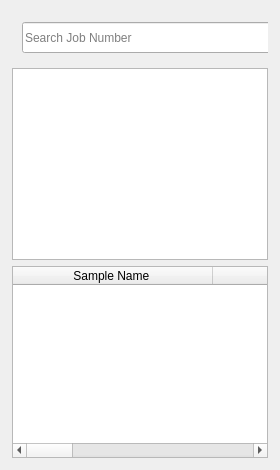
             <widget class="QWidget" name="icpDatabase">
              <layout class="QGridLayout" name="gridLayout_5">
               <property name="leftMargin">
                <number>12</number>
               </property>
               <property name="topMargin">
                <number>12</number>
               </property>
               <property name="rightMargin">
                <number>12</number>
               </property>
               <property name="bottomMargin">
                <number>12</number>
               </property>
               <item row="2" column="0">
                <widget class="QTableWidget" name="icpTable">
                 <attribute name="horizontalHeaderCascadingSectionResizes">
                  <bool>true</bool>
                 </attribute>
                 <attribute name="horizontalHeaderDefaultSectionSize">
                  <number>200</number>
                 </attribute>
                 <attribute name="horizontalHeaderShowSortIndicator" stdset="0">
                  <bool>false</bool>
                 </attribute>
                 <attribute name="horizontalHeaderStretchLastSection">
                  <bool>false</bool>
                 </attribute>
                 <attribute name="verticalHeaderCascadingSectionResizes">
                  <bool>false</bool>
                 </attribute>
                 <attribute name="verticalHeaderShowSortIndicator" stdset="0">
                  <bool>false</bool>
                 </attribute>
                 <attribute name="verticalHeaderStretchLastSection">
                  <bool>false</bool>
                 </attribute>
                 <column>
                  <property name="text">
                   <string>Sample Name </string>
                  </property>
                 </column>
                 <column>
                  <property name="text">
                   <string>Job Number</string>
                  </property>
                 </column>
                 <column>
                  <property name="text">
                   <string>Machine Type</string>
                  </property>
                 </column>
                 <column>
                  <property name="text">
                   <string>File Location </string>
                  </property>
                 </column>
                 <column>
                  <property name="text">
                   <string>Upload Date </string>
                  </property>
                 </column>
                </widget>
               </item>
               <item row="0" column="0">
                <widget class="QWidget" name="icpSearchBar" native="true">
                 <property name="minimumSize">
                  <size>
                   <width>100</width>
                   <height>50</height>
                  </size>
                 </property>
                 <widget class="QLineEdit" name="icpSearchInput">
                  <property name="geometry">
                   <rect>
                    <x>10</x>
                    <y>10</y>
                    <width>721</width>
                    <height>31</height>
                   </rect>
                  </property>
                  <property name="placeholderText">
                   <string>Search Job Number</string>
                  </property>
                 </widget>
                 <widget class="QPushButton" name="icpSearchBtn">
                  <property name="geometry">
                   <rect>
                    <x>750</x>
                    <y>10</y>
                    <width>113</width>
                    <height>32</height>
                   </rect>
                  </property>
                  <property name="text">
                   <string>Search</string>
                  </property>
                 </widget>
                </widget>
               </item>
               <item row="1" column="0">
                <widget class="QListView" name="listView"/>
               </item>
              </layout>
             </widget>
